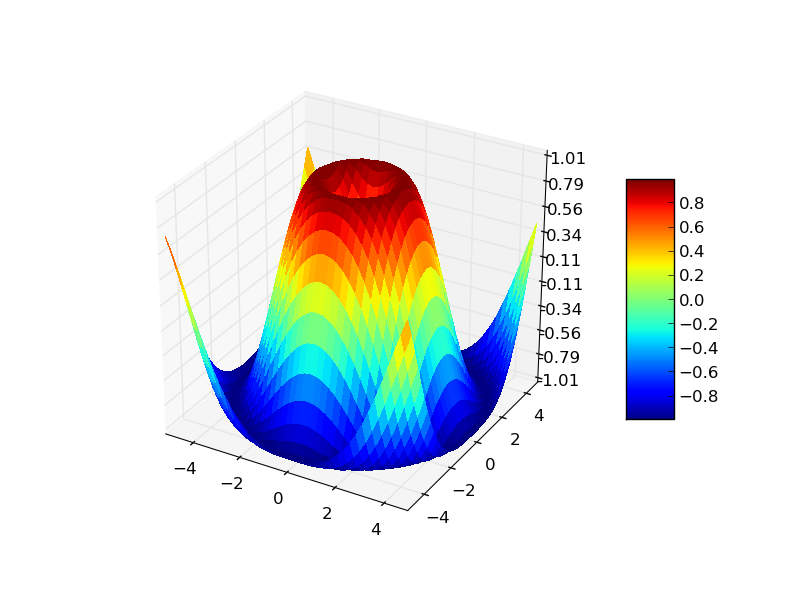

The Python source for this figure:
from mpl_toolkits.mplot3d import Axes3D
from matplotlib import cm
from matplotlib.ticker import LinearLocator, FormatStrFormatter
import matplotlib.pyplot as plt
import numpy as np

fig = plt.figure()
ax = fig.gca(projection='3d')
X = np.arange(-5, 5, 0.25)
Y = np.arange(-5, 5, 0.25)
X, Y = np.meshgrid(X, Y)
R = np.sqrt(X**2 + Y**2)
Z = np.sin(R)
surf = ax.plot_surface(X, Y, Z, rstride=1, cstride=1, cmap=cm.jet,
        linewidth=0, antialiased=False)
ax.set_zlim(-1.01, 1.01)

ax.zaxis.set_major_locator(LinearLocator(10))
ax.zaxis.set_major_formatter(FormatStrFormatter('%.02f'))

fig.colorbar(surf, shrink=0.5, aspect=5)

#plt.show()
plt.savefig('3Dplots-2.png')
